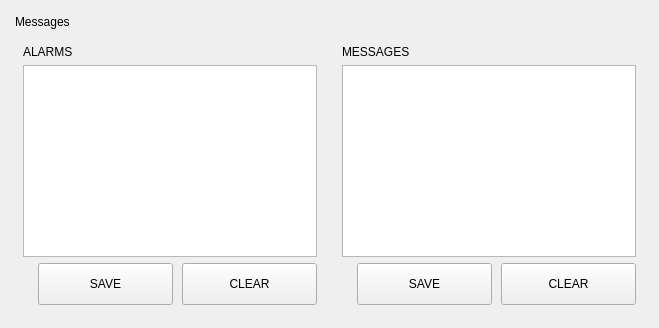
                <widget class="QWidget" name="page_messages">
                  <layout class="QVBoxLayout" name="lay_page_messages" stretch="0,1">
                    <property name="spacing">
                      <number>8</number>
                    </property>
                    <property name="leftMargin">
                      <number>15</number>
                    </property>
                    <property name="topMargin">
                      <number>15</number>
                    </property>
                    <property name="rightMargin">
                      <number>15</number>
                    </property>
                    <property name="bottomMargin">
                      <number>15</number>
                    </property>
                    <item>
                      <widget class="QLabel" name="lbl_messages_title">
                        <property name="text">
                          <string>Messages</string>
                        </property>
                      </widget>
                    </item>
                    <item>
                      <layout class="QHBoxLayout" name="lay_messages_cols">
                        <property name="spacing">
                          <number>9</number>
                        </property>
                        <property name="leftMargin">
                          <number>0</number>
                        </property>
                        <property name="topMargin">
                          <number>0</number>
                        </property>
                        <property name="rightMargin">
                          <number>0</number>
                        </property>
                        <property name="bottomMargin">
                          <number>0</number>
                        </property>
                        <item>
                          <widget class="QFrame" name="frame_alarms">
                            <layout class="QVBoxLayout" name="lay_alarms">
                              <property name="spacing">
                                <number>6</number>
                              </property>
                              <property name="leftMargin">
                                <number>8</number>
                              </property>
                              <property name="topMargin">
                                <number>8</number>
                              </property>
                              <property name="rightMargin">
                                <number>8</number>
                              </property>
                              <property name="bottomMargin">
                                <number>8</number>
                              </property>
                              <item>
                                <widget class="QLabel" name="hdr_alarms">
                                  <property name="text">
                                    <string>ALARMS</string>
                                  </property>
                                </widget>
                              </item>
                              <item>
                                <widget class="QPlainTextEdit" name="alarms_log">
                                  <property name="sizePolicy">
                                    <sizepolicy hsizetype="Expanding" vsizetype="Expanding">
                                      <horstretch>0</horstretch>
                                      <verstretch>0</verstretch>
                                    </sizepolicy>
                                  </property>
                                  <property name="readOnly">
                                    <bool>true</bool>
                                  </property>
                                </widget>
                              </item>
                              <item>
                                <layout class="QHBoxLayout" name="lay_alarms_btns">
                                  <property name="spacing">
                                    <number>9</number>
                                  </property>
                                  <property name="leftMargin">
                                    <number>0</number>
                                  </property>
                                  <property name="topMargin">
                                    <number>0</number>
                                  </property>
                                  <property name="rightMargin">
                                    <number>0</number>
                                  </property>
                                  <property name="bottomMargin">
                                    <number>0</number>
                                  </property>
                                  <item>
                                    <spacer name="sp_lay_alarms_btns_6">
                                      <property name="orientation">
                                        <enum>Qt::Horizontal</enum>
                                      </property>
                                      <property name="sizeType">
                                        <enum>QSizePolicy::Expanding</enum>
                                      </property>
                                      <property name="sizeHint" stdset="0">
                                        <size>
                                          <width>15</width>
                                          <height>15</height>
                                        </size>
                                      </property>
                                    </spacer>
                                  </item>
                                  <item>
                                    <widget class="QPushButton" name="btn_alarms_save">
                                      <property name="minimumSize">
                                        <size>
                                          <width>135</width>
                                          <height>42</height>
                                        </size>
                                      </property>
                                      <property name="maximumSize">
                                        <size>
                                          <width>135</width>
                                          <height>42</height>
                                        </size>
                                      </property>
                                      <property name="text">
                                        <string>SAVE</string>
                                      </property>
                                    </widget>
                                  </item>
                                  <item>
                                    <widget class="QPushButton" name="btn_alarms_clear">
                                      <property name="minimumSize">
                                        <size>
                                          <width>135</width>
                                          <height>42</height>
                                        </size>
                                      </property>
                                      <property name="maximumSize">
                                        <size>
                                          <width>135</width>
                                          <height>42</height>
                                        </size>
                                      </property>
                                      <property name="text">
                                        <string>CLEAR</string>
                                      </property>
                                    </widget>
                                  </item>
                                </layout>
                              </item>
                            </layout>
                          </widget>
                        </item>
                        <item>
                          <widget class="QFrame" name="frame_messages">
                            <layout class="QVBoxLayout" name="lay_messages">
                              <property name="spacing">
                                <number>6</number>
                              </property>
                              <property name="leftMargin">
                                <number>8</number>
                              </property>
                              <property name="topMargin">
                                <number>8</number>
                              </property>
                              <property name="rightMargin">
                                <number>8</number>
                              </property>
                              <property name="bottomMargin">
                                <number>8</number>
                              </property>
                              <item>
                                <widget class="QLabel" name="hdr_messages">
                                  <property name="text">
                                    <string>MESSAGES</string>
                                  </property>
                                </widget>
                              </item>
                              <item>
                                <widget class="QPlainTextEdit" name="messages_log">
                                  <property name="sizePolicy">
                                    <sizepolicy hsizetype="Expanding" vsizetype="Expanding">
                                      <horstretch>0</horstretch>
                                      <verstretch>0</verstretch>
                                    </sizepolicy>
                                  </property>
                                  <property name="readOnly">
                                    <bool>true</bool>
                                  </property>
                                </widget>
                              </item>
                              <item>
                                <layout class="QHBoxLayout" name="lay_messages_btns">
                                  <property name="spacing">
                                    <number>9</number>
                                  </property>
                                  <property name="leftMargin">
                                    <number>0</number>
                                  </property>
                                  <property name="topMargin">
                                    <number>0</number>
                                  </property>
                                  <property name="rightMargin">
                                    <number>0</number>
                                  </property>
                                  <property name="bottomMargin">
                                    <number>0</number>
                                  </property>
                                  <item>
                                    <spacer name="sp_lay_messages_btns_6">
                                      <property name="orientation">
                                        <enum>Qt::Horizontal</enum>
                                      </property>
                                      <property name="sizeType">
                                        <enum>QSizePolicy::Expanding</enum>
                                      </property>
                                      <property name="sizeHint" stdset="0">
                                        <size>
                                          <width>15</width>
                                          <height>15</height>
                                        </size>
                                      </property>
                                    </spacer>
                                  </item>
                                  <item>
                                    <widget class="QPushButton" name="btn_messages_save">
                                      <property name="minimumSize">
                                        <size>
                                          <width>135</width>
                                          <height>42</height>
                                        </size>
                                      </property>
                                      <property name="maximumSize">
                                        <size>
                                          <width>135</width>
                                          <height>42</height>
                                        </size>
                                      </property>
                                      <property name="text">
                                        <string>SAVE</string>
                                      </property>
                                    </widget>
                                  </item>
                                  <item>
                                    <widget class="QPushButton" name="btn_messages_clear">
                                      <property name="minimumSize">
                                        <size>
                                          <width>135</width>
                                          <height>42</height>
                                        </size>
                                      </property>
                                      <property name="maximumSize">
                                        <size>
                                          <width>135</width>
                                          <height>42</height>
                                        </size>
                                      </property>
                                      <property name="text">
                                        <string>CLEAR</string>
                                      </property>
                                    </widget>
                                  </item>
                                </layout>
                              </item>
                            </layout>
                          </widget>
                        </item>
                      </layout>
                    </item>
                  </layout>
                </widget>
